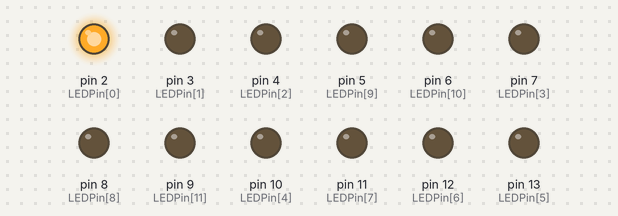
Recording of a sketch running on a simulated Arduino Uno, built with avr-gcc and run on an emulated ATmega328P. Parts: output pins drawn as LEDs (lit = HIGH).

Above: at 0.63 s.
At 1.59 s:
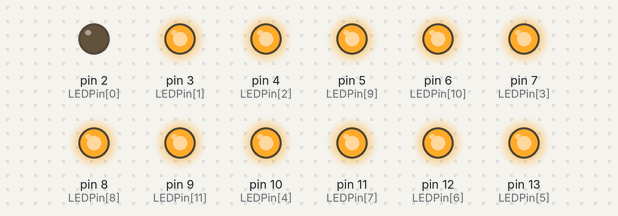
At 2.09 s:
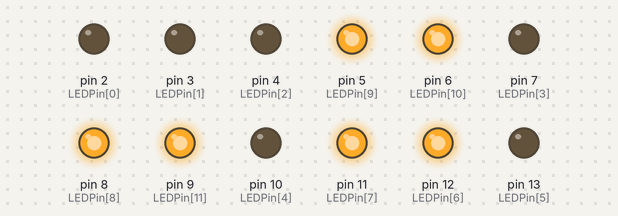
At 2.49 s:
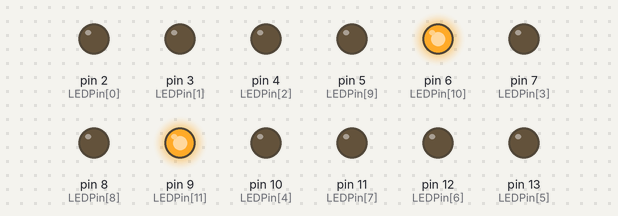
At 3.49 s:
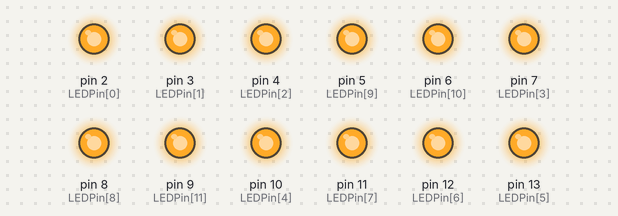
At 4.63 s:
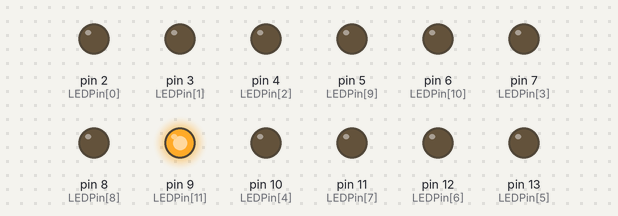
Timing chart, 0 to 5.3 s (numbered marks = the images above):
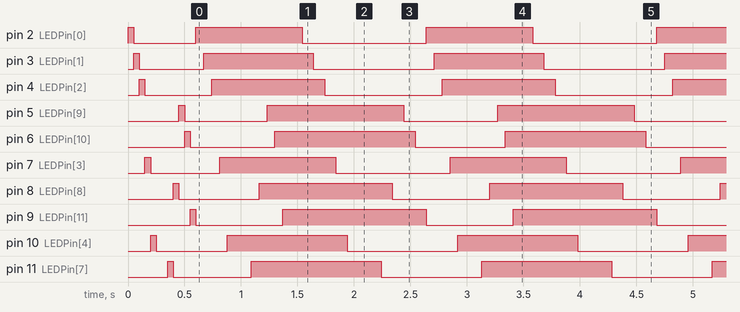

The sketch:

LED.ino
```cpp
 //Define our variables
 //int LEDPin[]={2, 3, 4, 5, 6, 7, 8, 9, 10, 11, 12, 13}; //original
 //int LEDPin[]={4, 7, 10, 13, 3, 6, 9, 12, 2, 5, 8, 11};
 //int LEDPin[]={4, 7, 10, 13, 12, 11, 8, 5, 2, 3, 6, 9};
 //int LEDPin[]={2, 3, 4, 7, 6, 5, 8, 9, 10, 13, 12, 11};
 //int LEDPin[]={9, 6, 5, 8, 11, 12, 13, 10, 7, 4, 3, 2};
 int LEDPin[]={2, 3, 4, 7, 10, 13, 12, 11, 8, 5, 6, 9};

 int LEDCount=12;    //number of LEDs

void setup() {
   for (int Pin=0; Pin < LEDCount; Pin++)  {  //initialize each LED
     pinMode(LEDPin[Pin], OUTPUT);
     digitalWrite(LEDPin[Pin], HIGH);         //Turn the LED on
     delay(50);
     digitalWrite(LEDPin[Pin], LOW);          //Turn the LED back off
   }
}

void loop() {
   for (int Pin=0; Pin < LEDCount; Pin++)  {
     digitalWrite(LEDPin[Pin], HIGH);         //Turn the LED on
     delay(70);
   }
   for (int Pin=0; Pin < LEDCount; Pin++)  {
     delay(100);
     digitalWrite(LEDPin[Pin], LOW);          //Turn the LED back off
   }
}
```

Measured:
- by itself, pin 2 (LEDPin[0]): repeats every 2.0 s: HIGH 0.94 s, LOW 1.1 s
- by itself, pin 3 (LEDPin[1]): repeats every 2.0 s: HIGH 0.97 s, LOW 1.1 s
- by itself, pin 4 (LEDPin[2]), pin 7 (LEDPin[3]): repeats every 2.0 s: HIGH 1.0 s, LOW 1.0 s
- by itself, pin 5 (LEDPin[9]): alternates HIGH for 1.2 s and LOW for 0.83 s
- by itself, pin 6 (LEDPin[10]): alternates HIGH for 1.2 s and LOW for 0.80 s
- by itself, pin 8 (LEDPin[8]): repeats every 2.0 s: HIGH 1.2 s, LOW 0.86 s
- by itself, pin 9 (LEDPin[11]): alternates HIGH for 1.3 s and LOW for 0.77 s
- by itself, pin 10 (LEDPin[4]): repeats every 2.0 s: HIGH 1.1 s, LOW 0.98 s
